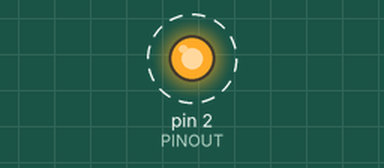
This sketch was run on a simulated Arduino Uno, built with avr-gcc and run on an emulated ATmega328P. Shown: output pins drawn as LEDs (lit = HIGH). Dashed ring = blinking. What the sketch prints to the serial monitor is not drawn.

Above: at 0.2 s.
Timing chart, 0 to 3.0 s (numbered marks = the images above):
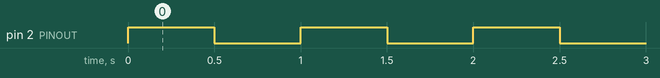

The sketch:

demo1.ino
```cpp
int PINOUT=2;
void setup() {
  // put your setup code here, to run once:
Serial.begin(9600);
Serial.println("Inicializando programa");
Serial.println ("Setting pin 2 as output");
pinMode (PINOUT,OUTPUT);

}

void loop() {
  // put your main code here, to run repeatedly:
Serial.println("PIN 2 -> ON");
digitalWrite (PINOUT,HIGH);
delay (500);
Serial.println("PIN 2 -> OFF");
digitalWrite (PINOUT,LOW);
delay (500);

}
```

Measured:
- by itself, pin 2 (PINOUT): alternates HIGH for 0.50 s and LOW for 0.50 s
